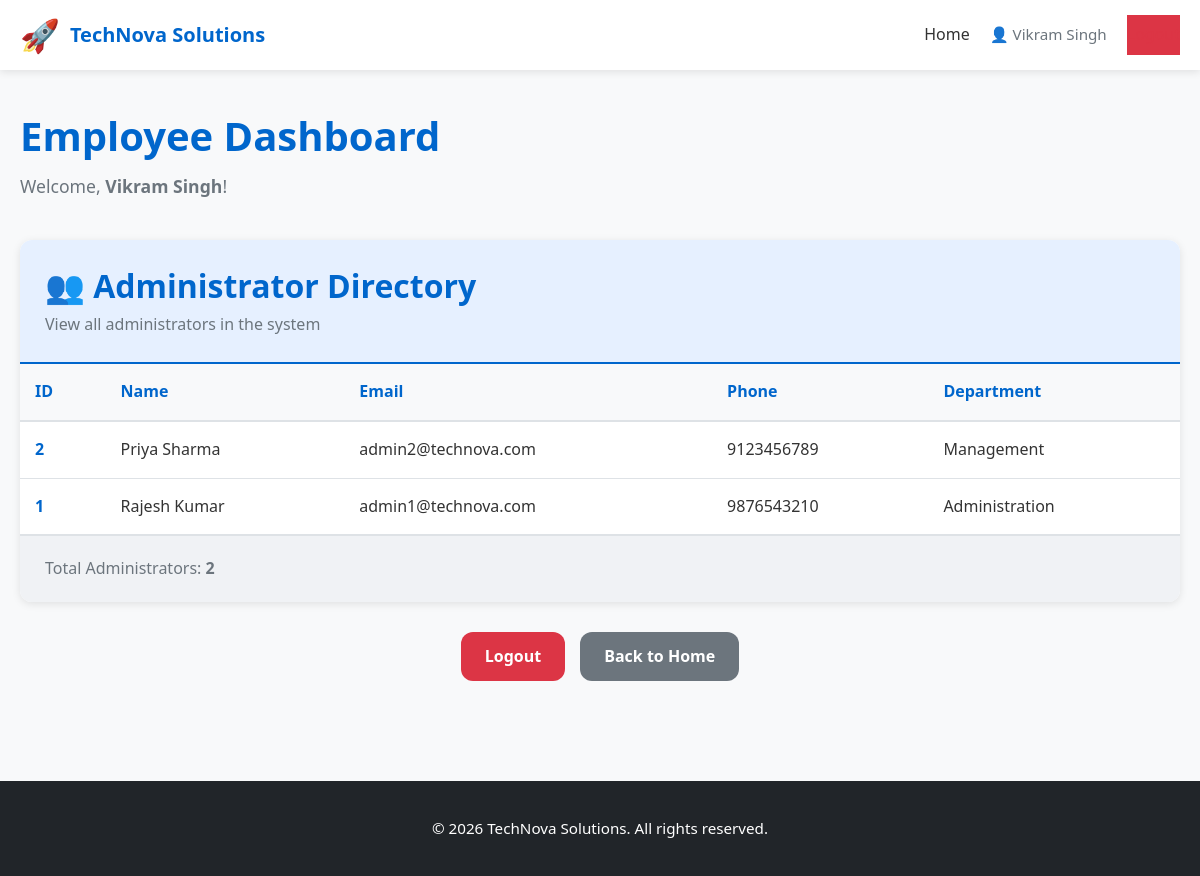
The app's page /employee_dashboard.php (signed in) with its own data.
### tables this page shows
CREATE TABLE IF NOT EXISTS users (
    id INT AUTO_INCREMENT PRIMARY KEY,
    name VARCHAR(100) NOT NULL,
    email VARCHAR(120) NOT NULL UNIQUE,
    password VARCHAR(255) NOT NULL,
    role ENUM('employee', 'admin') NOT NULL DEFAULT 'employee',
    phone VARCHAR(20),
    department VARCHAR(100),
    created_at TIMESTAMP DEFAULT CURRENT_TIMESTAMP,
    INDEX idx_email (email),
    INDEX idx_role (role)
);

### db.php (called while the page is built, shortened)
<?php
function e($text) {
    return htmlspecialchars($text, ENT_QUOTES, 'UTF-8');
}
function get_users_by_role($conn, $role) {
    $query = "SELECT id, name, email, phone, department FROM users WHERE role = ? ORDER BY name ASC";
    $stmt = $conn->prepare($query);
    $stmt->bind_param("s", $role);
    $stmt->execute();
    $result = $stmt->get_result();
    $users = [];
    while ($row = $result->fetch_assoc()) {
        $users[] = $row;
    }
    return $users;
}
?>

### employee_dashboard.php (the view, shortened to what this page needs)
<?php
require 'db.php';
$admins = get_users_by_role($conn, 'admin');
?>
<!DOCTYPE html>
<html lang="en">
<head>
    <link rel="stylesheet" href="style.css">
</head>
<body>
    <nav class="navbar">
        <div class="nav-container">
            <div class="logo">
                <span class="logo-icon">🚀</span>
                <span class="logo-text">TechNova Solutions</span>
            </div>
            <ul class="nav-menu">
                <li><a href="index.php" class="nav-link">Home</a></li>
                <li><span class="nav-user">👤 <?php echo e($_SESSION['user_name']); ?></span></li>
                <li><a href="logout.php" class="nav-link btn-danger">Logout</a></li>
            </ul>
        </div>
    </nav>
    <div class="dashboard-container">
        <div class="dashboard-header">
            <h1>Employee Dashboard</h1>
            <p class="welcome-message">Welcome, <strong><?php echo e($_SESSION['user_name']); ?></strong>!</p>
        </div>
        <div class="dashboard-card">
            <div class="card-header">
                <h2>👥 Administrator Directory</h2>
                <p>View all administrators in the system</p>
            </div>
            <?php if (empty($admins)): ?>
                <div class="empty-state">
                    <p>No administrators found in the system.</p>
                </div>
            <?php else: ?>
                <div class="table-wrapper">
                    <table class="data-table">
                        <thead>
                            <tr>
                                <th>ID</th>
                                <th>Name</th>
                                <th>Email</th>
                                <th>Phone</th>
                                <th>Department</th>
                            </tr>
                        </thead>
                        <tbody>
                            <?php foreach ($admins as $admin): ?>
                                <tr>
                                    <td class="id-column"><?php echo e($admin['id']); ?></td>
                                    <td><?php echo e($admin['name']); ?></td>
                                    <td><?php echo e($admin['email']); ?></td>
                                    <td><?php echo e($admin['phone']); ?></td>
                                    <td><?php echo e($admin['department']); ?></td>
                                </tr>
                            <?php endforeach; ?>
                        </tbody>
                    </table>
                </div>
            <?php endif; ?>
            <div class="card-footer">
                <p class="info-text">Total Administrators: <strong><?php echo count($admins); ?></strong></p>
            </div>
        </div>
        <div class="dashboard-actions">
            <a href="logout.php" class="btn btn-danger">Logout</a>
            <a href="index.php" class="btn btn-secondary">Back to Home</a>
        </div>
    </div>
    <footer class="footer">
        <div class="container">
            <p>&copy; 2026 TechNova Solutions. All rights reserved.</p>
        </div>
    </footer>
</body>
</html>

### style.css (style rules this page uses)
* { margin: 0; padding: 0; box-sizing: border-box; }
:root { --primary: #0066cc; --primary-dark: #0052a3; --primary-light: #e6f0ff; --secondary: #6c757d; --success: #28a745; --danger: #dc3545; --warning: #ffc107; --info: #17a2b8; --dark: #212529; --light: #f8f9fa; --lighter: #f0f2f5; --white: #ffffff; --text: #333333; --text-muted: #6c757d; --border: #dee2e6; --shadow: 0 2px 8px rgba(0, 0, 0, 0.1); --shadow-lg: 0 4px 16px rgba(0, 0, 0, 0.15); --radius: 8px; --radius-lg: 12px; }
html { scroll-behavior: smooth; }
body { font-family: 'Segoe UI', Tahoma, Geneva, Verdana, sans-serif; background-color: var(--light); color: var(--text); line-height: 1.6; font-size: 16px; }
h1, h2, h3, h4, h5, h6 { font-weight: 600; line-height: 1.3; margin-bottom: 0.5rem; }
h1 { font-size: 2.5rem; }
h2 { font-size: 2rem; }
p { margin-bottom: 1rem; }
a { color: var(--primary); text-decoration: none; transition: color 0.3s ease; }
.navbar { background-color: var(--white); box-shadow: var(--shadow); position: sticky; top: 0; z-index: 100; }
.nav-container { max-width: 1200px; margin: 0 auto; padding: 0 20px; display: flex; justify-content: space-between; align-items: center; height: 70px; }
.logo { display: flex; align-items: center; gap: 10px; font-size: 1.5rem; font-weight: 700; color: var(--primary); }
.logo-icon { font-size: 2rem; }
.logo-text { font-size: 1.25rem; }
.nav-menu { display: flex; list-style: none; gap: 20px; align-items: center; }
.nav-link { color: var(--text); text-decoration: none; padding: 8px 0; border-bottom: 2px solid transparent; transition: all 0.3s ease; }
.nav-user { color: var(--text-muted); font-size: 0.95rem; white-space: nowrap; }
.btn-danger { color: var(--danger); }
.btn { display: inline-block; padding: 12px 24px; background-color: var(--primary); color: var(--white); text-align: center; border: none; border-radius: var(--radius-lg); cursor: pointer; font-size: 1rem; font-weight: 600; transition: all 0.3s ease; text-decoration: none; }
.btn-secondary { background-color: var(--secondary); }
.btn-danger { background-color: var(--danger); }
.container { max-width: 1200px; margin: 0 auto; padding: 0 20px; }
.dashboard-container { max-width: 1200px; margin: 0 auto; padding: 40px 20px; }
.dashboard-header { margin-bottom: 40px; }
.dashboard-header h1 { color: var(--primary); margin-bottom: 10px; }
.welcome-message { font-size: 1.1rem; color: var(--text-muted); margin: 0; }
.dashboard-card { background-color: var(--white); border-radius: var(--radius-lg); box-shadow: var(--shadow); overflow: hidden; margin-bottom: 30px; }
.card-header { background-color: var(--primary-light); padding: 25px; border-bottom: 2px solid var(--primary); }
.card-header h2 { color: var(--primary); margin-bottom: 5px; }
.card-header p { color: var(--text-muted); margin: 0; }
.card-footer { padding: 20px 25px; background-color: var(--lighter); border-top: 1px solid var(--border); }
.info-text { margin: 0; color: var(--text-muted); }
.table-wrapper { overflow-x: auto; }
.data-table { width: 100%; border-collapse: collapse; }
.data-table thead { background-color: #f8f9fa; }
.data-table th { padding: 15px; text-align: left; font-weight: 600; color: var(--primary); border-bottom: 2px solid var(--border); }
.data-table td { padding: 15px; border-bottom: 1px solid var(--border); }
.data-table tbody tr { transition: background-color 0.3s ease; }
.id-column { font-weight: 600; color: var(--primary); }
.footer { background-color: var(--dark); color: var(--white); text-align: center; padding: 30px 20px; margin-top: 60px; }
.footer p { margin: 5px 0; font-size: 0.95rem; }
.dashboard-actions { display: flex; gap: 15px; justify-content: center; margin-top: 30px; }

### records on screen
users: id "2", name "Priya Sharma", email "admin2@technova.com", phone "9123456789", department "Management"
users: id "1", name "Rajesh Kumar", email "admin1@technova.com", phone "9876543210", department "Administration"

### other values on screen
$_SESSION['user_name'] "Vikram Singh"
count($admins) "2"
